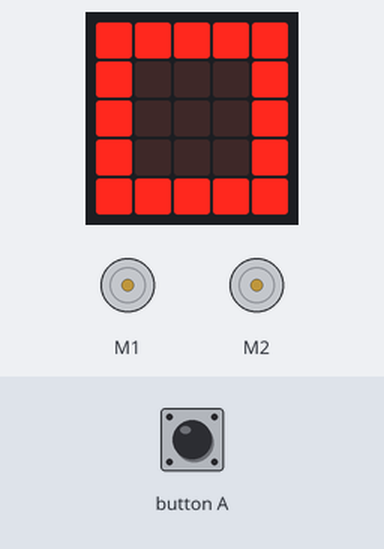
Simulated run of this program. Board: Calliope mini (MakeCode). On the bench: 2 × DC motor (green arrow = forward, orange = backward, longer = faster), the board's 5×5 LED display. The test bench sets the inputs (shaded band).

Above: at 1.2 s.
1.3 s: button A pressed for 3.2 s
At 4.9 s:
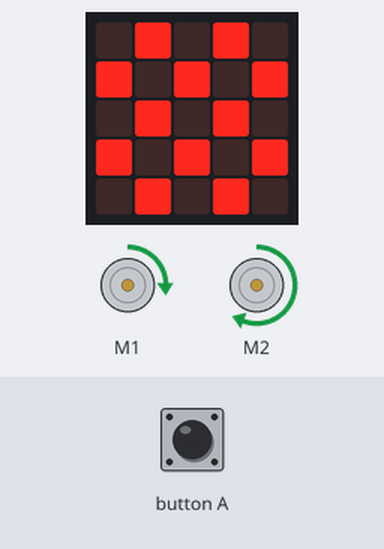
6.0 s: button A pressed for 0.75 s
At 7.3 s:
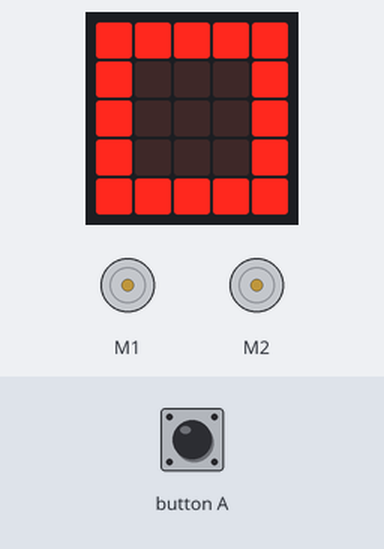
8.2 s: button A pressed for 1 s
At 9.8 s:
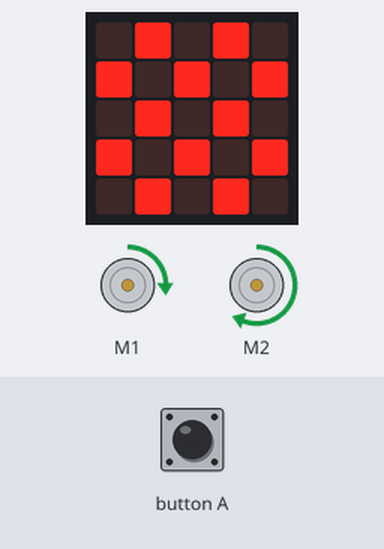
Timing chart, 0 to 11.3 s (numbered marks = the images above; inputs shaded):
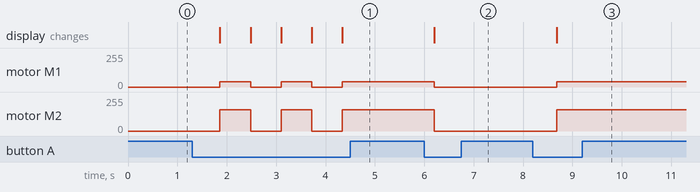

The program:

main.ts
```typescript
function run () {
    maqueen.motorRun(maqueen.Motors.M2, maqueen.Dir.CW, r_tempo)
    maqueen.motorRun(maqueen.Motors.M1, maqueen.Dir.CW, l_tempo)
}
function stop () {
    maqueen.motorStop(maqueen.Motors.All)
}
let los = 0
let l_tempo = 0
let r_tempo = 0
r_tempo = 160
l_tempo = 40
basic.forever(function () {
    // toggle los
    if (input.buttonIsPressed(Button.A)) {
        if (los == 0) {
            los = 1
        } else {
            los = 0
        }
    }
    if (los == 1) {
        run()
        basic.showIcon(IconNames.Chessboard)
    } else {
        stop()
        basic.showIcon(IconNames.Square)
    }
})
```

test.ts
```typescript
// Hier kann man Tests durchführen; diese Datei wird nicht kompiliert, wenn dieses Paket als Erweiterung verwendet wird.
```

Measured:
- after the input at 1.3 s, motor M1: alternates forward 40/255 for 0.62 s and stopped for 0.62 s, 5 changes in all, then stays forward 40/255, starting after 0.56 s; motor M2: alternates forward 160/255 for 0.62 s and stopped for 0.62 s, 5 changes in all, then stays forward 160/255, starting after 0.56 s; the display: changes after 0.56 s (image 1)
- after the input at 6.0 s, motor M1: forward 40/255 → stopped after 0.20 s; motor M2: forward 160/255 → stopped after 0.20 s; the display: changes after 0.20 s (image 2)
- after the input at 8.2 s, motor M1: stopped → forward 40/255 after 0.49 s; motor M2: stopped → forward 160/255 after 0.49 s; the display: changes after 0.49 s (image 3)
